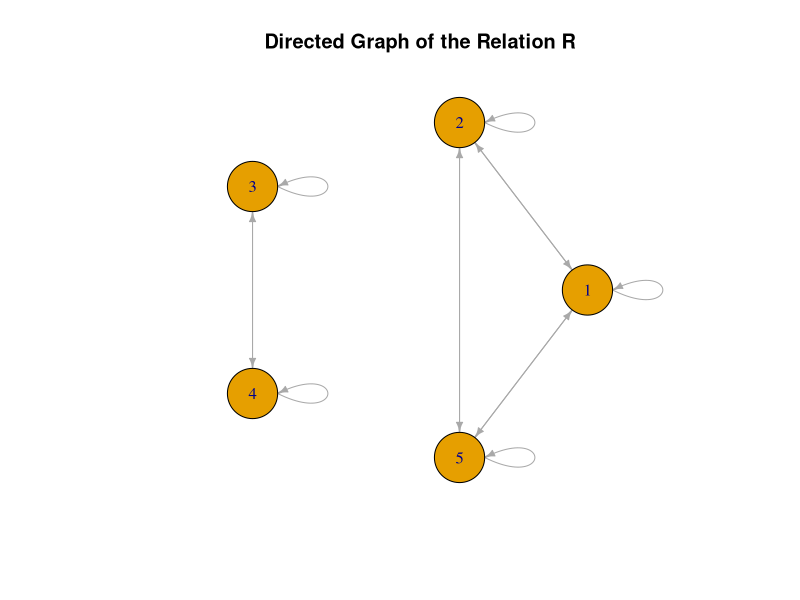

Generate this figure with R:
install.packages("igraph")

library(igraph)

# Define the set A because A = B
A <- c(1, 2, 3, 4, 5)

# Initialize a matrix for the relation R with zeros
R_matrix <- matrix(0, nrow=length(A), ncol=length(A))

# Define the pairs that are in the relation R
relation_pairs <- list(c(1, 1), c(1, 2), c(1, 5), c(2, 1), c(2, 2), c(2, 5),
                       c(3, 3), c(3, 4), c(4, 3), c(4, 4), c(5, 1), c(5, 2), c(5, 5))

# Fill the matrix according to the given relation R
for (pair in relation_pairs) {
  R_matrix[pair[[1]], pair[[2]]] <- 1
}

# Print the R matrix
print(R_matrix)

# Create the graph from the adjacency matrix
g <- graph_from_adjacency_matrix(R_matrix, mode="directed", diag=TRUE)

# Plot the graph
plot(g, layout=layout_in_circle, vertex.size=30, vertex.label=c(1:length(A)), 
     edge.arrow.size=0.5, main="Directed Graph of the Relation R")
